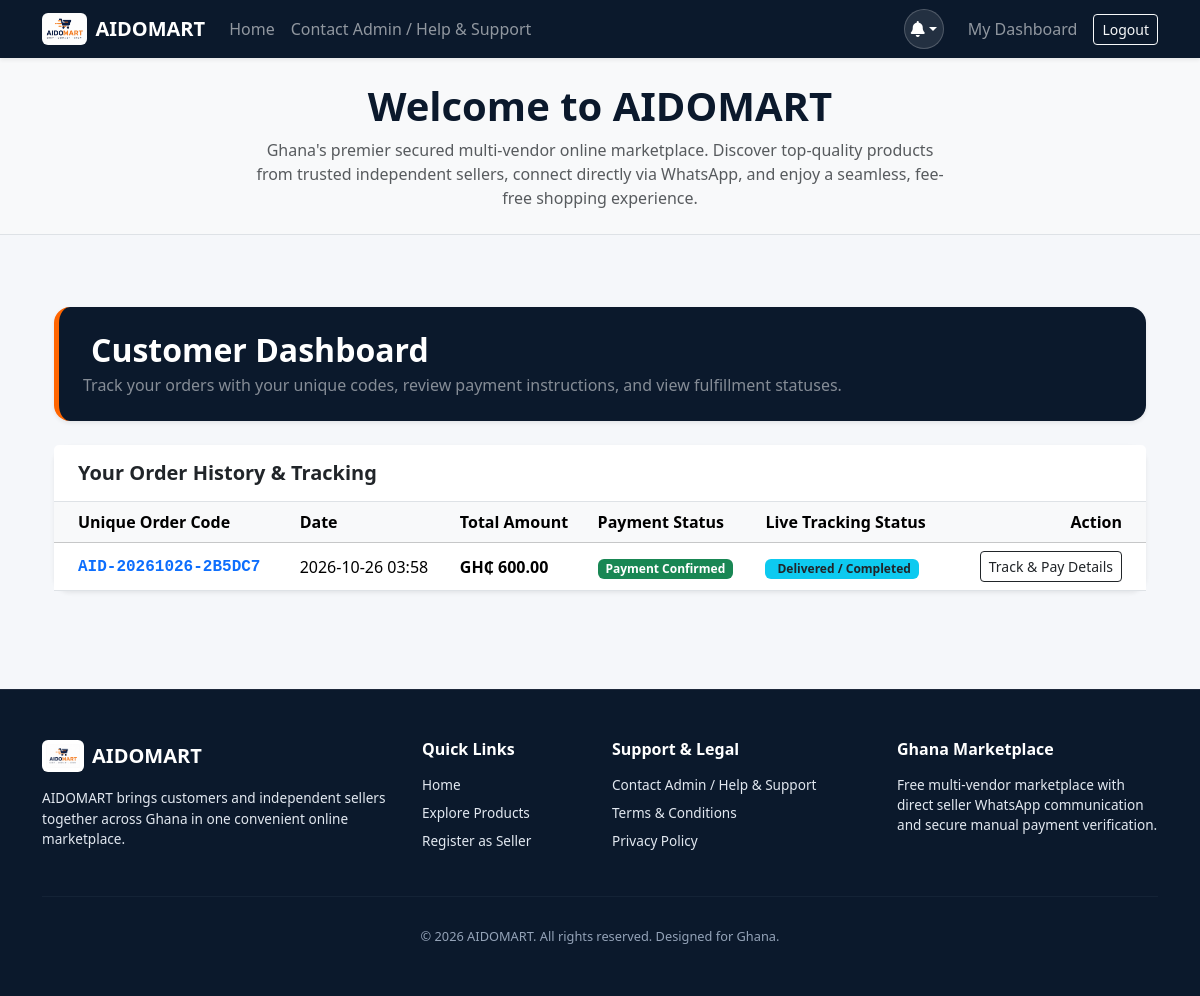
Page /customer/dashboard (signed in) on the committed database.
### app.py (models this page shows)
class Order(db.Model):
    __tablename__ = 'orders'
    id = db.Column(db.Integer, primary_key=True)
    order_reference = db.Column(db.String(50), unique=True, nullable=False)
    customer_id = db.Column(db.Integer, db.ForeignKey('users.id'), nullable=False)
    total_amount = db.Column(db.Float, nullable=False)
    status = db.Column(db.String(50), default='Order Placed — Awaiting Processing')
    payment_status = db.Column(db.String(50), default='Not Reported')
    delivery_address = db.Column(db.Text, nullable=False)
    delivery_method = db.Column(db.String(50), default='Standard Delivery')
    created_at = db.Column(db.DateTime, default=datetime.utcnow)
    items = db.relationship('OrderItem', backref='order', cascade='all, delete-orphan')
    payment_records = db.relationship('PaymentRecord', backref='order_ref', cascade='all, delete-orphan')

### app.py (the view)
@app.route('/customer/dashboard')
@login_required
def customer_dashboard():
    if current_user.role != 'customer':
        return redirect(url_for('index'))
    orders = Order.query.filter_by(customer_id=current_user.id).order_by(Order.created_at.desc()).all()
    return render_template('customer_dashboard.html', orders=orders)

### app.py (called while the page is built)
@login_manager.user_loader
def load_user(user_id):
    return User.query.get(int(user_id))

### templates/customer_dashboard.html (shortened to what this page needs)
{% extends 'base.html' %}
{% block content %}
<div class="container py-5">
    <div class="row mb-4">
        <div class="col-12">
            <div class="p-4 rounded-4 shadow-sm text-white" style="background-color: #0B192C; border-left: 5px solid #FF6500;">
                <h2 class="fw-bold mb-1"> Customer Dashboard</h2>
                <p class="text-white-50 mb-0">Track your orders with your unique codes, review payment instructions, and view fulfillment statuses.</p>
            </div>
        </div>
    </div>
    <div class="card shadow-sm border-0 rounded-4">
        <div class="card-header bg-white py-3 px-4 border-bottom">
            <h5 class="fw-bold mb-0 text-dark">Your Order History & Tracking</h5>
        </div>
        <div class="card-body p-0">
            <div class="table-responsive">
                <table class="table table-hover align-middle mb-0">
                    <thead class="table-light">
                        <tr>
                            <th class="ps-4">Unique Order Code</th>
                            <th>Date</th>
                            <th>Total Amount</th>
                            <th>Payment Status</th>
                            <th>Live Tracking Status</th>
                            <th class="text-end pe-4">Action</th>
                        </tr>
                    </thead>
                    <tbody>
                        {% for order in orders %}
                        <tr>
                            <td class="ps-4 fw-bold text-primary font-monospace">{{ order.order_reference }}</td>
                            <td>{{ order.created_at.strftime('%Y-%m-%d %H:%M') }}</td>
                            <td class="fw-bold">GH₵ {{ "%.2f"|format(order.total_amount) }}</td>
                            <td>
                                <span class="badge {% if order.payment_status == 'Payment Confirmed' %}bg-success{% else %}bg-warning text-dark{% endif %}">
                                    {{ order.payment_status }}
                                </span>
                            </td>
                            <td><span class="badge bg-info text-dark px-2 py-1"> {{ order.status }}</span></td>
                            <td class="text-end pe-4">
                                <a href="{{ url_for('order_details', order_id=order.id) }}" class="btn btn-sm btn-outline-dark">Track & Pay Details</a>
                            </td>
                        </tr>
                        {% else %}
                        <tr>
                            <td colspan="6" class="text-center py-5 text-muted">You have not placed any orders yet.</td>
                        </tr>
                        {% endfor %}
                    </tbody>
                </table>
            </div>
        </div>
    </div>
</div>
{% endblock %}

### static/css/style.css (style rules this page uses)
:root { --primary-navy: #0B192C; --accent-orange: #FF6500; --light-bg: #F5F7FA; --text-dark: #1E293B; }
body { font-family: 'Segoe UI', Tahoma, Geneva, Verdana, sans-serif; background-color: var(--light-bg); color: var(--text-dark); margin: 0; padding: 0; }

### rows in the picture
Order: order_reference "AID-20261026-2B5DC7", created_at "2026-10-26 03:58", total_amount "600.00", payment_status "Payment Confirmed", status "Delivered / Completed"
